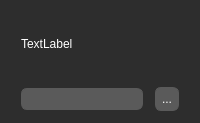
                         <widget class="QFrame" name="Frame_Tool_DatasetCreator_FileList_Path_Validation">
                          <property name="minimumSize">
                           <size>
                            <width>0</width>
                            <height>123</height>
                           </size>
                          </property>
                          <property name="styleSheet">
                           <string notr="true">QFrame {
	color: rgb(255, 255, 255);
	background-color: rgb(45, 45, 45);
	border: 0px solid;
}
QFrame:hover {
	background-color: rgb(60, 60, 60);
}</string>
                          </property>
                          <layout class="QVBoxLayout" name="verticalLayout_65">
                           <property name="spacing">
                            <number>12</number>
                           </property>
                           <property name="leftMargin">
                            <number>21</number>
                           </property>
                           <property name="topMargin">
                            <number>12</number>
                           </property>
                           <property name="rightMargin">
                            <number>21</number>
                           </property>
                           <property name="bottomMargin">
                            <number>12</number>
                           </property>
                           <item>
                            <widget class="QLabel" name="Label_Tool_DatasetCreator_FileList_Path_Validation">
                             <property name="styleSheet">
                              <string notr="true">QLabel {
	/*text-align: center;*/
	/*color: rgb(255, 255, 255);*/
	background-color: transparent;
	padding: 0px;
	border-width: 0px;
	border-radius: 0px;
	border-style: solid;
}</string>
                             </property>
                             <property name="text">
                              <string>TextLabel</string>
                             </property>
                            </widget>
                           </item>
                           <item>
                            <widget class="QFrame" name="ChildFrame_Tool_DatasetCreator_FileList_Path_Validation">
                             <property name="sizePolicy">
                              <sizepolicy hsizetype="Preferred" vsizetype="Fixed">
                               <horstretch>0</horstretch>
                               <verstretch>0</verstretch>
                              </sizepolicy>
                             </property>
                             <property name="styleSheet">
                              <string notr="true">QFrame {
	color: rgb(255, 255, 255);
	background-color: transparent;
	border-width: 0px;
	border-style: solid;
}
QFrame:hover {
	background-color: transparent;
}</string>
                             </property>
                             <layout class="QHBoxLayout" name="horizontalLayout_21">
                              <property name="spacing">
                               <number>12</number>
                              </property>
                              <property name="leftMargin">
                               <number>0</number>
                              </property>
                              <property name="topMargin">
                               <number>0</number>
                              </property>
                              <property name="rightMargin">
                               <number>0</number>
                              </property>
                              <property name="bottomMargin">
                               <number>0</number>
                              </property>
                              <item>
                               <widget class="QLineEdit" name="LineEdit_Tool_DatasetCreator_FileList_Path_Validation">
                                <property name="styleSheet">
                                 <string notr="true">QLineEdit {
	text-align: left;
	color: rgb(255, 255, 255);
	selection-background-color: darkgrey;
	background-color: rgb(90, 90, 90);
	padding: 1.5px;
	border-width: 1px;
	border-radius: 6px;
	border-style: solid;
	border-color: rgb(90, 90, 90);
}
QLineEdit:hover {
	background-color: rgb(120, 120, 120);
}


QToolTip {
	color: white;
	background-color: transparent;
}</string>
                                </property>
                               </widget>
                              </item>
                              <item>
                               <widget class="QPushButton" name="Button_Tool_DatasetCreator_FileList_Path_Validation">
                                <property name="sizePolicy">
                                 <sizepolicy hsizetype="Preferred" vsizetype="Preferred">
                                  <horstretch>0</horstretch>
                                  <verstretch>0</verstretch>
                                 </sizepolicy>
                                </property>
                                <property name="maximumSize">
                                 <size>
                                  <width>24</width>
                                  <height>24</height>
                                 </size>
                                </property>
                                <property name="styleSheet">
                                 <string notr="true">QPushButton {
	text-align: center;
	color: rgb(255, 255, 255);
	background-color: rgb(90, 90, 90);
	padding: 6px;
	border-width: 1px;
	border-radius: 6px;
	border-style: solid;
	border-color: rgb(90, 90, 90);
}
QPushButton:hover {
	background-color: rgb(120, 120, 120);
}


QToolTip {
	color: white;
	background-color: transparent;
}</string>
                                </property>
                                <property name="text">
                                 <string>...</string>
                                </property>
                               </widget>
                              </item>
                             </layout>
                            </widget>
                           </item>
                          </layout>
                         </widget>
